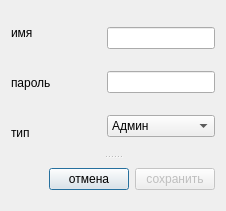
<?xml version="1.0" encoding="UTF-8"?>
<ui version="4.0">
 <class>userEditDialog</class>
 <widget class="QDialog" name="userEditDialog">
  <property name="geometry">
   <rect>
    <x>0</x>
    <y>0</y>
    <width>226</width>
    <height>211</height>
   </rect>
  </property>
  <property name="minimumSize">
   <size>
    <width>226</width>
    <height>211</height>
   </size>
  </property>
  <property name="maximumSize">
   <size>
    <width>226</width>
    <height>211</height>
   </size>
  </property>
  <property name="windowTitle">
   <string>Dialog</string>
  </property>
  <property name="windowIcon">
   <iconset resource="resources.qrc">
    <normaloff>:/icons/System-users.svg</normaloff>:/icons/System-users.svg</iconset>
  </property>
  <layout class="QVBoxLayout" name="verticalLayout_3">
   <item>
    <widget class="QSplitter" name="splitter">
     <property name="orientation">
      <enum>Qt::Vertical</enum>
     </property>
     <widget class="QWidget" name="layoutWidget">
      <layout class="QHBoxLayout" name="horizontalLayout_2">
       <item>
        <layout class="QHBoxLayout" name="horizontalLayout">
         <item>
          <layout class="QVBoxLayout" name="verticalLayout_2">
           <item>
            <widget class="QLabel" name="label">
             <property name="text">
              <string>имя</string>
             </property>
            </widget>
           </item>
           <item>
            <widget class="QLabel" name="label_2">
             <property name="text">
              <string>пароль</string>
             </property>
            </widget>
           </item>
           <item>
            <widget class="QLabel" name="label_3">
             <property name="text">
              <string>тип</string>
             </property>
            </widget>
           </item>
          </layout>
         </item>
         <item>
          <spacer name="horizontalSpacer">
           <property name="orientation">
            <enum>Qt::Horizontal</enum>
           </property>
           <property name="sizeHint" stdset="0">
            <size>
             <width>40</width>
             <height>20</height>
            </size>
           </property>
          </spacer>
         </item>
        </layout>
       </item>
       <item>
        <layout class="QVBoxLayout" name="verticalLayout">
         <item>
          <widget class="QLineEdit" name="usernameEdit"/>
         </item>
         <item>
          <widget class="QLineEdit" name="passwdEdit"/>
         </item>
         <item>
          <widget class="QComboBox" name="typeBox">
           <item>
            <property name="text">
             <string>Aдмин</string>
            </property>
           </item>
           <item>
            <property name="text">
             <string>Коммендант</string>
            </property>
           </item>
           <item>
            <property name="text">
             <string>Студент</string>
            </property>
           </item>
          </widget>
         </item>
        </layout>
       </item>
      </layout>
     </widget>
     <widget class="QWidget" name="layoutWidget">
      <layout class="QHBoxLayout" name="horizontalLayout_3">
       <item>
        <spacer name="horizontalSpacer_2">
         <property name="orientation">
          <enum>Qt::Horizontal</enum>
         </property>
         <property name="sizeHint" stdset="0">
          <size>
           <width>40</width>
           <height>20</height>
          </size>
         </property>
        </spacer>
       </item>
       <item>
        <widget class="QPushButton" name="cancelButton">
         <property name="text">
          <string>отмена</string>
         </property>
         <attribute name="buttonGroup">
          <string notr="true">buttonGroup</string>
         </attribute>
        </widget>
       </item>
       <item>
        <widget class="QPushButton" name="saveButton">
         <property name="enabled">
          <bool>false</bool>
         </property>
         <property name="text">
          <string>сохранить</string>
         </property>
         <attribute name="buttonGroup">
          <string notr="true">buttonGroup</string>
         </attribute>
        </widget>
       </item>
      </layout>
     </widget>
    </widget>
   </item>
  </layout>
 </widget>
 <resources>
  <include location="resources.qrc"/>
 </resources>
 <connections>
  <connection>
   <sender>saveButton</sender>
   <signal>clicked()</signal>
   <receiver>userEditDialog</receiver>
   <slot>accept()</slot>
   <hints>
    <hint type="sourcelabel">
     <x>169</x>
     <y>181</y>
    </hint>
    <hint type="destinationlabel">
     <x>127</x>
     <y>110</y>
    </hint>
   </hints>
  </connection>
  <connection>
   <sender>cancelButton</sender>
   <signal>clicked()</signal>
   <receiver>userEditDialog</receiver>
   <slot>reject()</slot>
   <hints>
    <hint type="sourcelabel">
     <x>79</x>
     <y>181</y>
    </hint>
    <hint type="destinationlabel">
     <x>127</x>
     <y>110</y>
    </hint>
   </hints>
  </connection>
 </connections>
 <buttongroups>
  <buttongroup name="buttonGroup"/>
 </buttongroups>
</ui>
